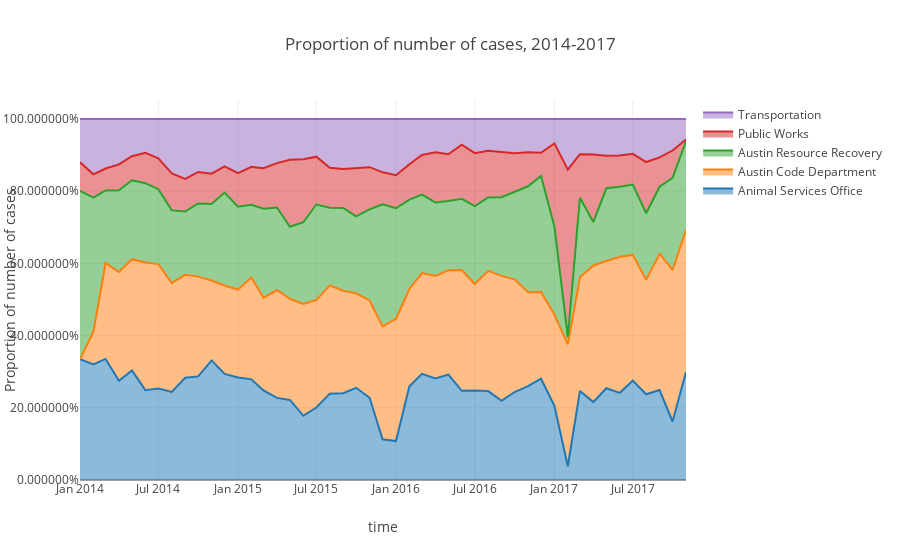

Source (notebook cell):
### Code cell
def createStackedPropArea(df, time, cols, hover, title, yaxisTitle): 
    PCcols = []
    traces = []
    
    stackedAreaDF = df.loc[:, ([time] + cols)]
    stackedAreaDF.fillna(0, inplace=True)
        
    stackedAreaDF['Total'] = stackedAreaDF[cols].sum(axis =1)
    
    for col in cols:
        stackedAreaDF["pc_"+str(col)] = stackedAreaDF[col] / stackedAreaDF['Total']
        PCcols.append("pc_"+str(col))
        
    stackedPCAreaDF = stackedAreaDF[PCcols].cumsum(axis=1)
    stackedAreaData = stackedAreaDF[PCcols + [time]].merge(stackedPCAreaDF[PCcols], 
                                        left_index = True,
                                         right_index = True,
                                        suffixes = ('_o','_c'))

    for col in PCcols:       
        stackedAreaData[col + '_t'] = "<b>" + str(col)[3:-6]  + "</b><br>" + str(hover) + stackedAreaData[col + "_o"].apply(lambda x:
            "{:.0%}".format(x))
        
        
        traces.append({'type' : 'scatter',
                      'x' : stackedAreaData[time],
                      'y' : stackedAreaData[col + "_c"],
                       'text' : stackedAreaData[col + "_t"],
                       'hoverinfo' : 'text+x',
                      'name' : col[3:],
                      'mode' : 'lines',
                      'fill' : 'tonexty'})
    
    data = Data(traces)
    layout = {'title' : title,
             'xaxis' : {'title' : time},
             'yaxis' : {'title' : yaxisTitle,
                       'tickformat' : '%'},
              'hovermode' : 'closest'}
    fig = Figure(data = data, layout = layout)
    pyo.iplot(fig)

    return stackedAreaData,fig
    
    
plot = createStackedPropArea(temp, 'time', ['Animal Services Office', 'Austin Code Department',
       'Austin Resource Recovery', 'Public Works', 'Transportation'], 'Proportion of number of cases: ',
                            "Proportion of number of cases, 2014-2017", 'Proportion of number of cases')

### Figure 1 — Plotly figure (JSON) as saved in the notebook; plotly's stock layout.template omitted (floating-point values rounded to 4 significant figures)
{"data": [{"fill": "tonexty", "hoverinfo": "text+x", "mode": "lines", "name": "Animal Services Office", "text": ["<b>Animal Services </b><br>Proportion of number of cases: 33%", "<b>Animal Services </b><br>Proportion of number of cases: 32%", "<b>Animal Services </b><br>Proportion of number of cases: 34%", "<b>Animal Services </b><br>Proportion of number of cases: 27%", "<b>Animal Services </b><br>Proportion of number of cases: 30%", "<b>Animal Services </b><br>Proportion of number of cases: 25%", "<b>Animal Services </b><br>Proportion of number of cases: 25%", "<b>Animal Services </b><br>Proportion of number of cases: 24%", "<b>Animal Services </b><br>Proportion of number of cases: 28%", "<b>Animal Services </b><br>Proportion of number of cases: 29%", "<b>Animal Services </b><br>Proportion of number of cases: 33%", "<b>Animal Services </b><br>Proportion of number of cases: 29%", "<b>Animal Services </b><br>Proportion of number of cases: 28%", "<b>Animal Services </b><br>Proportion of number of cases: 28%", "<b>Animal Services </b><br>Proportion of number of cases: 25%", "<b>Animal Services </b><br>Proportion of number of cases: 23%", "<b>Animal Services </b><br>Proportion of number of cases: 22%", "<b>Animal Services </b><br>Proportion of number of cases: 18%", "<b>Animal Services </b><br>Proportion of number of cases: 20%", "<b>Animal Services </b><br>Proportion of number of cases: 24%", "<b>Animal Services </b><br>Proportion of number of cases: 24%", "<b>Animal Services </b><br>Proportion of number of cases: 26%", "<b>Animal Services </b><br>Proportion of number of cases: 23%", "<b>Animal Services </b><br>Proportion of number of cases: 11%", "<b>Animal Services </b><br>Proportion of number of cases: 11%", "<b>Animal Services </b><br>Proportion of number of cases: 26%", "<b>Animal Services </b><br>Proportion of number of cases: 29%", "<b>Animal Services </b><br>Proportion of number of cases: 28%", "<b>Animal Services </b><br>Proportion of number of cases: 29%", "<b>Animal Services </b><br>Proportion of number of cases: 25%", "<b>Animal Services </b><br>Proportion of number of cases: 25%", "<b>Animal Services </b><br>Proportion of number of cases: 25%", "<b>Animal Services </b><br>Proportion of number of cases: 22%", "<b>Animal Services </b><br>Proportion of number of cases: 24%", "<b>Animal Services </b><br>Proportion of number of cases: 26%", "<b>Animal Services </b><br>Proportion of number of cases: 28%", "<b>Animal Services </b><br>Proportion of number of cases: 21%", "<b>Animal Services </b><br>Proportion of number of cases: 4%", "<b>Animal Services </b><br>Proportion of number of cases: 25%", "<b>Animal Services </b><br>Proportion of number of cases: 22%", "<b>Animal Services </b><br>Proportion of number of cases: 25%", "<b>Animal Services </b><br>Proportion of number of cases: 24%", "<b>Animal Services </b><br>Proportion of number of cases: 28%", "<b>Animal Services </b><br>Proportion of number of cases: 24%", "<b>Animal Services </b><br>Proportion of number of cases: 25%", "<b>Animal Services </b><br>Proportion of number of cases: 16%", "<b>Animal Services </b><br>Proportion of number of cases: 30%"], "type": "scatter", "x": ["2014-01-01", "2014-02-01", "2014-03-01", "2014-04-01", "2014-05-01", "2014-06-01", "2014-07-01", "2014-08-01", "2014-09-01", "2014-10-01", "2014-11-01", "2014-12-01", "2015-01-01", "2015-02-01", "2015-03-01", "2015-04-01", "2015-05-01", "2015-06-01", "2015-07-01", "2015-08-01", "2015-09-01", "2015-10-01", "2015-11-01", "2015-12-01", "2016-01-01", "2016-02-01", "2016-03-01", "2016-04-01", "2016-05-01", "2016-06-01", "2016-07-01", "2016-08-01", "2016-09-01", "2016-10-01", "2016-11-01", "2016-12-01", "2017-01-01", "2017-02-01", "2017-03-01", "2017-04-01", "2017-05-01", "2017-06-01", "2017-07-01", "2017-08-01", "2017-09-01", "2017-10-01", "2017-11-01"], "y": [0.3345, 0.3204, 0.3353, 0.2747, 0.3032, 0.2488, 0.2534, 0.2441, 0.2831, 0.2869, 0.3313, 0.294, 0.2837, 0.2788, 0.2479, 0.2275, 0.2217, 0.1778, 0.2007, 0.2393, 0.2404, 0.2554, 0.2278, 0.1126, 0.108, 0.2595, 0.2939, 0.2812, 0.2922, 0.247, 0.2482, 0.2463, 0.2193, 0.2437, 0.2598, 0.2805, 0.2053, 0.03833, 0.2468, 0.2159, 0.2541, 0.2414, 0.2751, 0.2374, 0.249, 0.1618, 0.2994]}, {"fill": "tonexty", "hoverinfo": "text+x", "mode": "lines", "name": "Austin Code Department", "text": ["<b>Austin Code Depa</b><br>Proportion of number of cases: 0%", "<b>Austin Code Depa</b><br>Proportion of number of cases: 9%", "<b>Austin Code Depa</b><br>Proportion of number of cases: 27%", "<b>Austin Code Depa</b><br>Proportion of number of cases: 30%", "<b>Austin Code Depa</b><br>Proportion of number of cases: 31%", "<b>Austin Code Depa</b><br>Proportion of number of cases: 35%", "<b>Austin Code Depa</b><br>Proportion of number of cases: 34%", "<b>Austin Code Depa</b><br>Proportion of number of cases: 30%", "<b>Austin Code Depa</b><br>Proportion of number of cases: 29%", "<b>Austin Code Depa</b><br>Proportion of number of cases: 28%", "<b>Austin Code Depa</b><br>Proportion of number of cases: 22%", "<b>Austin Code Depa</b><br>Proportion of number of cases: 24%", "<b>Austin Code Depa</b><br>Proportion of number of cases: 24%", "<b>Austin Code Depa</b><br>Proportion of number of cases: 28%", "<b>Austin Code Depa</b><br>Proportion of number of cases: 26%", "<b>Austin Code Depa</b><br>Proportion of number of cases: 30%", "<b>Austin Code Depa</b><br>Proportion of number of cases: 28%", "<b>Austin Code Depa</b><br>Proportion of number of cases: 31%", "<b>Austin Code Depa</b><br>Proportion of number of cases: 30%", "<b>Austin Code Depa</b><br>Proportion of number of cases: 30%", "<b>Austin Code Depa</b><br>Proportion of number of cases: 28%", "<b>Austin Code Depa</b><br>Proportion of number of cases: 26%", "<b>Austin Code Depa</b><br>Proportion of number of cases: 27%", "<b>Austin Code Depa</b><br>Proportion of number of cases: 31%", "<b>Austin Code Depa</b><br>Proportion of number of cases: 34%", "<b>Austin Code Depa</b><br>Proportion of number of cases: 27%", "<b>Austin Code Depa</b><br>Proportion of number of cases: 28%", "<b>Austin Code Depa</b><br>Proportion of number of cases: 28%", "<b>Austin Code Depa</b><br>Proportion of number of cases: 29%", "<b>Austin Code Depa</b><br>Proportion of number of cases: 33%", "<b>Austin Code Depa</b><br>Proportion of number of cases: 29%", "<b>Austin Code Depa</b><br>Proportion of number of cases: 33%", "<b>Austin Code Depa</b><br>Proportion of number of cases: 35%", "<b>Austin Code Depa</b><br>Proportion of number of cases: 31%", "<b>Austin Code Depa</b><br>Proportion of number of cases: 26%", "<b>Austin Code Depa</b><br>Proportion of number of cases: 24%", "<b>Austin Code Depa</b><br>Proportion of number of cases: 25%", "<b>Austin Code Depa</b><br>Proportion of number of cases: 34%", "<b>Austin Code Depa</b><br>Proportion of number of cases: 31%", "<b>Austin Code Depa</b><br>Proportion of number of cases: 38%", "<b>Austin Code Depa</b><br>Proportion of number of cases: 35%", "<b>Austin Code Depa</b><br>Proportion of number of cases: 38%", "<b>Austin Code Depa</b><br>Proportion of number of cases: 35%", "<b>Austin Code Depa</b><br>Proportion of number of cases: 32%", "<b>Austin Code Depa</b><br>Proportion of number of cases: 38%", "<b>Austin Code Depa</b><br>Proportion of number of cases: 42%", "<b>Austin Code Depa</b><br>Proportion of number of cases: 39%"], "type": "scatter", "x": ["2014-01-01", "2014-02-01", "2014-03-01", "2014-04-01", "2014-05-01", "2014-06-01", "2014-07-01", "2014-08-01", "2014-09-01", "2014-10-01", "2014-11-01", "2014-12-01", "2015-01-01", "2015-02-01", "2015-03-01", "2015-04-01", "2015-05-01", "2015-06-01", "2015-07-01", "2015-08-01", "2015-09-01", "2015-10-01", "2015-11-01", "2015-12-01", "2016-01-01", "2016-02-01", "2016-03-01", "2016-04-01", "2016-05-01", "2016-06-01", "2016-07-01", "2016-08-01", "2016-09-01", "2016-10-01", "2016-11-01", "2016-12-01", "2017-01-01", "2017-02-01", "2017-03-01", "2017-04-01", "2017-05-01", "2017-06-01", "2017-07-01", "2017-08-01", "2017-09-01", "2017-10-01", "2017-11-01"], "y": [0.3347, 0.4108, 0.6011, 0.5762, 0.6116, 0.6023, 0.598, 0.5458, 0.5683, 0.5634, 0.5526, 0.5387, 0.5275, 0.5607, 0.5046, 0.5263, 0.502, 0.4879, 0.4987, 0.5391, 0.5243, 0.5173, 0.4974, 0.4254, 0.4467, 0.5292, 0.5732, 0.5655, 0.581, 0.5815, 0.5431, 0.5793, 0.5655, 0.5557, 0.52, 0.5211, 0.4581, 0.3756, 0.5617, 0.5942, 0.6065, 0.6184, 0.6236, 0.5545, 0.6264, 0.5819, 0.6928]}, {"fill": "tonexty", "hoverinfo": "text+x", "mode": "lines", "name": "Austin Resource Recovery", "text": ["<b>Austin Resource Re</b><br>Proportion of number of cases: 47%", "<b>Austin Resource Re</b><br>Proportion of number of cases: 37%", "<b>Austin Resource Re</b><br>Proportion of number of cases: 20%", "<b>Austin Resource Re</b><br>Proportion of number of cases: 23%", "<b>Austin Resource Re</b><br>Proportion of number of cases: 22%", "<b>Austin Resource Re</b><br>Proportion of number of cases: 22%", "<b>Austin Resource Re</b><br>Proportion of number of cases: 21%", "<b>Austin Resource Re</b><br>Proportion of number of cases: 20%", "<b>Austin Resource Re</b><br>Proportion of number of cases: 18%", "<b>Austin Resource Re</b><br>Proportion of number of cases: 20%", "<b>Austin Resource Re</b><br>Proportion of number of cases: 21%", "<b>Austin Resource Re</b><br>Proportion of number of cases: 26%", "<b>Austin Resource Re</b><br>Proportion of number of cases: 23%", "<b>Austin Resource Re</b><br>Proportion of number of cases: 20%", "<b>Austin Resource Re</b><br>Proportion of number of cases: 25%", "<b>Austin Resource Re</b><br>Proportion of number of cases: 23%", "<b>Austin Resource Re</b><br>Proportion of number of cases: 20%", "<b>Austin Resource Re</b><br>Proportion of number of cases: 23%", "<b>Austin Resource Re</b><br>Proportion of number of cases: 26%", "<b>Austin Resource Re</b><br>Proportion of number of cases: 22%", "<b>Austin Resource Re</b><br>Proportion of number of cases: 23%", "<b>Austin Resource Re</b><br>Proportion of number of cases: 21%", "<b>Austin Resource Re</b><br>Proportion of number of cases: 25%", "<b>Austin Resource Re</b><br>Proportion of number of cases: 34%", "<b>Austin Resource Re</b><br>Proportion of number of cases: 31%", "<b>Austin Resource Re</b><br>Proportion of number of cases: 25%", "<b>Austin Resource Re</b><br>Proportion of number of cases: 22%", "<b>Austin Resource Re</b><br>Proportion of number of cases: 20%", "<b>Austin Resource Re</b><br>Proportion of number of cases: 19%", "<b>Austin Resource Re</b><br>Proportion of number of cases: 20%", "<b>Austin Resource Re</b><br>Proportion of number of cases: 22%", "<b>Austin Resource Re</b><br>Proportion of number of cases: 20%", "<b>Austin Resource Re</b><br>Proportion of number of cases: 22%", "<b>Austin Resource Re</b><br>Proportion of number of cases: 24%", "<b>Austin Resource Re</b><br>Proportion of number of cases: 29%", "<b>Austin Resource Re</b><br>Proportion of number of cases: 32%", "<b>Austin Resource Re</b><br>Proportion of number of cases: 24%", "<b>Austin Resource Re</b><br>Proportion of number of cases: 2%", "<b>Austin Resource Re</b><br>Proportion of number of cases: 22%", "<b>Austin Resource Re</b><br>Proportion of number of cases: 12%", "<b>Austin Resource Re</b><br>Proportion of number of cases: 20%", "<b>Austin Resource Re</b><br>Proportion of number of cases: 19%", "<b>Austin Resource Re</b><br>Proportion of number of cases: 19%", "<b>Austin Resource Re</b><br>Proportion of number of cases: 18%", "<b>Austin Resource Re</b><br>Proportion of number of cases: 19%", "<b>Austin Resource Re</b><br>Proportion of number of cases: 26%", "<b>Austin Resource Re</b><br>Proportion of number of cases: 25%"], "type": "scatter", "x": ["2014-01-01", "2014-02-01", "2014-03-01", "2014-04-01", "2014-05-01", "2014-06-01", "2014-07-01", "2014-08-01", "2014-09-01", "2014-10-01", "2014-11-01", "2014-12-01", "2015-01-01", "2015-02-01", "2015-03-01", "2015-04-01", "2015-05-01", "2015-06-01", "2015-07-01", "2015-08-01", "2015-09-01", "2015-10-01", "2015-11-01", "2015-12-01", "2016-01-01", "2016-02-01", "2016-03-01", "2016-04-01", "2016-05-01", "2016-06-01", "2016-07-01", "2016-08-01", "2016-09-01", "2016-10-01", "2016-11-01", "2016-12-01", "2017-01-01", "2017-02-01", "2017-03-01", "2017-04-01", "2017-05-01", "2017-06-01", "2017-07-01", "2017-08-01", "2017-09-01", "2017-10-01", "2017-11-01"], "y": [0.8008, 0.7823, 0.8022, 0.8025, 0.8302, 0.8222, 0.8055, 0.7469, 0.7438, 0.766, 0.7648, 0.7963, 0.7568, 0.7623, 0.7516, 0.7549, 0.7013, 0.714, 0.7631, 0.7542, 0.7535, 0.7303, 0.7497, 0.7638, 0.7528, 0.7766, 0.7905, 0.7688, 0.7727, 0.7789, 0.7586, 0.7829, 0.7834, 0.7992, 0.8136, 0.8421, 0.7021, 0.3961, 0.7821, 0.7148, 0.8081, 0.8126, 0.8185, 0.7388, 0.8125, 0.8372, 0.9391]}, {"fill": "tonexty", "hoverinfo": "text+x", "mode": "lines", "name": "Public Works", "text": ["<b>Public</b><br>Proportion of number of cases: 8%", "<b>Public</b><br>Proportion of number of cases: 6%", "<b>Public</b><br>Proportion of number of cases: 6%", "<b>Public</b><br>Proportion of number of cases: 7%", "<b>Public</b><br>Proportion of number of cases: 7%", "<b>Public</b><br>Proportion of number of cases: 8%", "<b>Public</b><br>Proportion of number of cases: 9%", "<b>Public</b><br>Proportion of number of cases: 10%", "<b>Public</b><br>Proportion of number of cases: 9%", "<b>Public</b><br>Proportion of number of cases: 9%", "<b>Public</b><br>Proportion of number of cases: 8%", "<b>Public</b><br>Proportion of number of cases: 7%", "<b>Public</b><br>Proportion of number of cases: 9%", "<b>Public</b><br>Proportion of number of cases: 11%", "<b>Public</b><br>Proportion of number of cases: 11%", "<b>Public</b><br>Proportion of number of cases: 12%", "<b>Public</b><br>Proportion of number of cases: 19%", "<b>Public</b><br>Proportion of number of cases: 17%", "<b>Public</b><br>Proportion of number of cases: 13%", "<b>Public</b><br>Proportion of number of cases: 11%", "<b>Public</b><br>Proportion of number of cases: 11%", "<b>Public</b><br>Proportion of number of cases: 13%", "<b>Public</b><br>Proportion of number of cases: 12%", "<b>Public</b><br>Proportion of number of cases: 9%", "<b>Public</b><br>Proportion of number of cases: 9%", "<b>Public</b><br>Proportion of number of cases: 10%", "<b>Public</b><br>Proportion of number of cases: 11%", "<b>Public</b><br>Proportion of number of cases: 14%", "<b>Public</b><br>Proportion of number of cases: 13%", "<b>Public</b><br>Proportion of number of cases: 15%", "<b>Public</b><br>Proportion of number of cases: 15%", "<b>Public</b><br>Proportion of number of cases: 13%", "<b>Public</b><br>Proportion of number of cases: 13%", "<b>Public</b><br>Proportion of number of cases: 11%", "<b>Public</b><br>Proportion of number of cases: 9%", "<b>Public</b><br>Proportion of number of cases: 6%", "<b>Public</b><br>Proportion of number of cases: 23%", "<b>Public</b><br>Proportion of number of cases: 46%", "<b>Public</b><br>Proportion of number of cases: 12%", "<b>Public</b><br>Proportion of number of cases: 19%", "<b>Public</b><br>Proportion of number of cases: 9%", "<b>Public</b><br>Proportion of number of cases: 9%", "<b>Public</b><br>Proportion of number of cases: 9%", "<b>Public</b><br>Proportion of number of cases: 14%", "<b>Public</b><br>Proportion of number of cases: 8%", "<b>Public</b><br>Proportion of number of cases: 8%", "<b>Public</b><br>Proportion of number of cases: 0%"], "type": "scatter", "x": ["2014-01-01", "2014-02-01", "2014-03-01", "2014-04-01", "2014-05-01", "2014-06-01", "2014-07-01", "2014-08-01", "2014-09-01", "2014-10-01", "2014-11-01", "2014-12-01", "2015-01-01", "2015-02-01", "2015-03-01", "2015-04-01", "2015-05-01", "2015-06-01", "2015-07-01", "2015-08-01", "2015-09-01", "2015-10-01", "2015-11-01", "2015-12-01", "2016-01-01", "2016-02-01", "2016-03-01", "2016-04-01", "2016-05-01", "2016-06-01", "2016-07-01", "2016-08-01", "2016-09-01", "2016-10-01", "2016-11-01", "2016-12-01", "2017-01-01", "2017-02-01", "2017-03-01", "2017-04-01", "2017-05-01", "2017-06-01", "2017-07-01", "2017-08-01", "2017-09-01", "2017-10-01", "2017-11-01"], "y": [0.88, 0.8466, 0.8628, 0.8743, 0.8971, 0.9065, 0.8913, 0.8492, 0.8341, 0.8533, 0.8487, 0.8685, 0.8499, 0.8673, 0.8638, 0.8778, 0.8868, 0.8883, 0.8957, 0.8651, 0.8618, 0.8641, 0.8665, 0.8523, 0.8442, 0.8748, 0.9004, 0.9079, 0.9024, 0.9291, 0.9054, 0.9121, 0.9088, 0.9048, 0.9077, 0.9066, 0.9324, 0.8595, 0.9024, 0.9016, 0.8985, 0.8992, 0.9036, 0.8807, 0.8937, 0.9127, 0.943]}, {"fill": "tonexty", "hoverinfo": "text+x", "mode": "lines", "name": "Transportation", "text": ["<b>Transpor</b><br>Proportion of number of cases: 12%", "<b>Transpor</b><br>Proportion of number of cases: 15%", "<b>Transpor</b><br>Proportion of number of cases: 14%", "<b>Transpor</b><br>Proportion of number of cases: 13%", "<b>Transpor</b><br>Proportion of number of cases: 10%", "<b>Transpor</b><br>Proportion of number of cases: 9%", "<b>Transpor</b><br>Proportion of number of cases: 11%", "<b>Transpor</b><br>Proportion of number of cases: 15%", "<b>Transpor</b><br>Proportion of number of cases: 17%", "<b>Transpor</b><br>Proportion of number of cases: 15%", "<b>Transpor</b><br>Proportion of number of cases: 15%", "<b>Transpor</b><br>Proportion of number of cases: 13%", "<b>Transpor</b><br>Proportion of number of cases: 15%", "<b>Transpor</b><br>Proportion of number of cases: 13%", "<b>Transpor</b><br>Proportion of number of cases: 14%", "<b>Transpor</b><br>Proportion of number of cases: 12%", "<b>Transpor</b><br>Proportion of number of cases: 11%", "<b>Transpor</b><br>Proportion of number of cases: 11%", "<b>Transpor</b><br>Proportion of number of cases: 10%", "<b>Transpor</b><br>Proportion of number of cases: 13%", "<b>Transpor</b><br>Proportion of number of cases: 14%", "<b>Transpor</b><br>Proportion of number of cases: 14%", "<b>Transpor</b><br>Proportion of number of cases: 13%", "<b>Transpor</b><br>Proportion of number of cases: 15%", "<b>Transpor</b><br>Proportion of number of cases: 16%", "<b>Transpor</b><br>Proportion of number of cases: 13%", "<b>Transpor</b><br>Proportion of number of cases: 10%", "<b>Transpor</b><br>Proportion of number of cases: 9%", "<b>Transpor</b><br>Proportion of number of cases: 10%", "<b>Transpor</b><br>Proportion of number of cases: 7%", "<b>Transpor</b><br>Proportion of number of cases: 9%", "<b>Transpor</b><br>Proportion of number of cases: 9%", "<b>Transpor</b><br>Proportion of number of cases: 9%", "<b>Transpor</b><br>Proportion of number of cases: 10%", "<b>Transpor</b><br>Proportion of number of cases: 9%", "<b>Transpor</b><br>Proportion of number of cases: 9%", "<b>Transpor</b><br>Proportion of number of cases: 7%", "<b>Transpor</b><br>Proportion of number of cases: 14%", "<b>Transpor</b><br>Proportion of number of cases: 10%", "<b>Transpor</b><br>Proportion of number of cases: 10%", "<b>Transpor</b><br>Proportion of number of cases: 10%", "<b>Transpor</b><br>Proportion of number of cases: 10%", "<b>Transpor</b><br>Proportion of number of cases: 10%", "<b>Transpor</b><br>Proportion of number of cases: 12%", "<b>Transpor</b><br>Proportion of number of cases: 11%", "<b>Transpor</b><br>Proportion of number of cases: 9%", "<b>Transpor</b><br>Proportion of number of cases: 6%"], "type": "scatter", "x": ["2014-01-01", "2014-02-01", "2014-03-01", "2014-04-01", "2014-05-01", "2014-06-01", "2014-07-01", "2014-08-01", "2014-09-01", "2014-10-01", "2014-11-01", "2014-12-01", "2015-01-01", "2015-02-01", "2015-03-01", "2015-04-01", "2015-05-01", "2015-06-01", "2015-07-01", "2015-08-01", "2015-09-01", "2015-10-01", "2015-11-01", "2015-12-01", "2016-01-01", "2016-02-01", "2016-03-01", "2016-04-01", "2016-05-01", "2016-06-01", "2016-07-01", "2016-08-01", "2016-09-01", "2016-10-01", "2016-11-01", "2016-12-01", "2017-01-01", "2017-02-01", "2017-03-01", "2017-04-01", "2017-05-01", "2017-06-01", "2017-07-01", "2017-08-01", "2017-09-01", "2017-10-01", "2017-11-01"], "y": [1, 1, 1, 1, 1, 1.0, 1.0, 1, 1, 1, 1, 1, 1, 1, 1, 1, 1, 1, 1, 1, 1, 1, 1, 1, 1, 1, 1, 1, 1, 1, 1.0, 1, 1, 1, 1, 1, 1, 1, 1, 1, 1, 1, 1, 1, 1, 1, 1]}], "layout": {"hovermode": "closest", "title": "Proportion of number of cases, 2014-2017", "xaxis": {"title": "time"}, "yaxis": {"tickformat": "%", "title": "Proportion of number of cases"}}}
